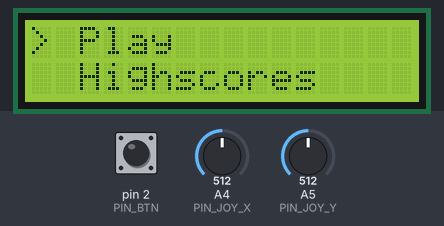
A sketch run on a simulated Arduino Uno, built with avr-gcc and run on an emulated ATmega328P. Shown: 16×2 character LCD. The inputs (shaded band) are chosen by the test bench; at power-on: pin 2 (PIN_BTN) HIGH, A4 (PIN_JOY_X) = 512, A5 (PIN_JOY_Y) = 512. Random numbers use the default seed unless the sketch sets one.

Above: at 1.2 s.
1.3 s: pin 2 (PIN_BTN) pulled LOW for 0.15 s
At 2.9 s:
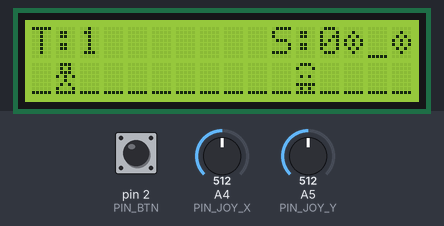
4.4 s: A4 (PIN_JOY_X) set to 585
7.4 s: A4 (PIN_JOY_X) set to 607
At 9.4 s:
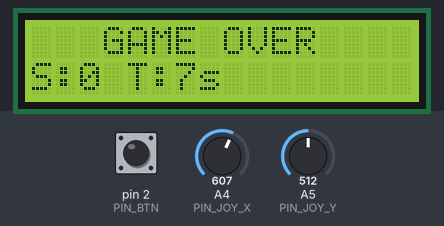
9.5 s: A5 (PIN_JOY_Y) set to 593
12.5 s: A5 (PIN_JOY_Y) set to 613
At 12.9 s:
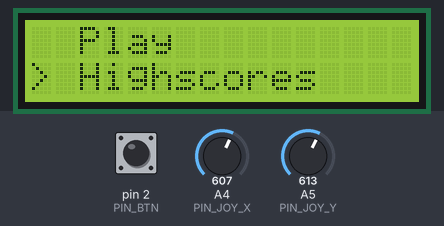
14.0 s: A5 (PIN_JOY_Y) set to 417
15.5 s: A5 (PIN_JOY_Y) set to 388
At 16.0 s:
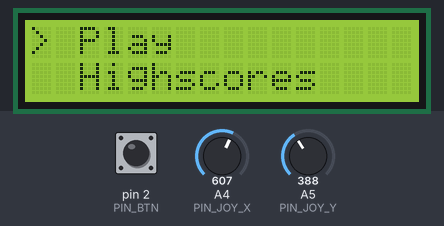
Timing chart, 0 to 18.0 s (numbered marks = the images above; inputs shaded):
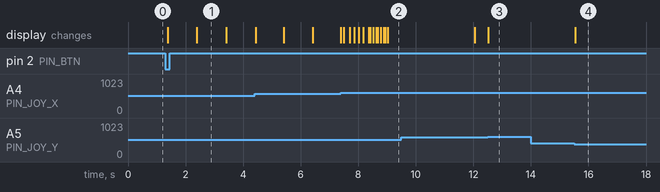

Measured:
- the behaviour switches between 600 and 601 on A4 (PIN_JOY_X) (found by bisection; images 1 and 2)
- the behaviour switches between 600 and 601 on A5 (PIN_JOY_Y) (found by bisection; images 2 and 3)
- the behaviour switches between 400 and 399 on A5 (PIN_JOY_Y) (found by bisection; images 3 and 4)
- after the input at 1.3 s, the display: first changes after 0.09 s (image 1 shows a later state)
- after the input at 12.5 s, the display: changes at once (image 3)
- after the input at 14.0 s, every drawn part: stays the same
- after the input at 15.5 s, the display: changes at once (image 4)
- what the display in image 1 shows lasts 1.0 s, from 2.4 s to 3.4 s

The sketch:

Homework_5.ino
```cpp
//  Arduino LCD Platformer (Side-Scroller)
//  A Mario-style platformer game for 16x2 LCD
//  Features include:
//  - Custom physics (gravity, jumping, collision)
//  - Procedural-style level generation
//  - High score system using EEPROM
//  - Separation of Game Logic from Rendering and Input

#include <LiquidCrystal.h>
#include <EEPROM.h>

// Hardware Pins
const int PIN_RS = 9;
const int PIN_EN = 8;
const int PIN_D4 = 7;
const int PIN_D5 = 6;
const int PIN_D6 = 5;
const int PIN_D7 = 4;
const int PIN_JOY_X = A4;
const int PIN_JOY_Y = A5;
const int PIN_BTN = 2;

// Display Settings
const int LCD_COLS = 16;
const int LCD_ROWS = 2;
const int CAMERA_SCROLL_TRIGGER = 7;

// Level Settings
const int LEVEL_LENGTH = 80;
const int LEVEL_END_X = 76;

// Physics Parameters
const float MOVE_SPEED = 0.3;
const int JUMP_DURATION_MS = 800;
const int PHYSICS_STEP_MS = 50;
const int MSG_DISPLAY_MS = 3000;

// Input Thresholds
const int JOYSTICK_LEFT_THRESHOLD = 400;
const int JOYSTICK_RIGHT_THRESHOLD = 600;
const int JOYSTICK_JUMP_THRESHOLD = 400;
const int BTN_DEBOUNCE_MS = 300;
const int JOY_DEBOUNCE_MS = 200;

// Scoring
const int SCORE_COIN = 50;
const int SCORE_KILL = 100;
const int TIME_BONUS_PAR_SEC = 80;
const int TIME_BONUS_MULTIPLIER = 10;

// Tile IDs
const byte TILE_EMPTY = 0;
const byte TILE_PLATFORM = 1;
const byte TILE_COIN = 2;
const byte TILE_ENEMY = 3;
const byte TILE_FINISH = 4; // New Tile Type

// Sprite IDs (Shifted to 1-6 to avoid Null Byte 0 issues)
const byte SPRITE_MARIO_RUN = 1;
const byte SPRITE_MARIO_JUMP = 2;
const byte SPRITE_PLATFORM = 3;
const byte SPRITE_ENEMY = 4;
const byte SPRITE_COIN = 5;
const byte SPRITE_FINISH = 6; // New Sprite ID

// Game States
enum GameState {
  STATE_MENU,
  STATE_PLAYING,
  STATE_HIGHSCORE,
  STATE_GAMEOVER,
  STATE_WIN
};

struct HighScoreEntry {
  int score;
  int completionTime;
};

// Handles all game logic, physics, and state management
class GameModel {
public:
  struct Player {
    float x;
    int y;
    bool isJumping;
    unsigned long jumpStartTime;
    int score;
    bool isDead;
    int prevY;

    void update() {
      if (isJumping && (millis() - jumpStartTime > JUMP_DURATION_MS)) {
        isJumping = false;
      }
    }
  };

  struct Level {
    byte mapUpper[LEVEL_LENGTH];
    byte mapLower[LEVEL_LENGTH];

    // Populates the level randomly each time
    void generate() {
      randomSeed(analogRead(A0));

      // Clear Map
      for (int i = 0; i < LEVEL_LENGTH; i++) {
        mapUpper[i] = TILE_EMPTY;
        mapLower[i] = TILE_EMPTY;
      }

      for (int i = 0; i < LEVEL_LENGTH; i++) {

        // --- START ZONE ---
        if (i < 10) {
          mapLower[i] = TILE_PLATFORM;
          continue;
        }

        // --- FINISH ZONE ---
        // Place the Finish Flag at the very end
        if (i == LEVEL_END_X) {
          mapLower[i] = TILE_FINISH;
          mapUpper[i] = TILE_FINISH; // The Flag is on top
          continue;
        }
        // Safety zone around finish
        if (i > LEVEL_END_X) {
           mapLower[i] = TILE_PLATFORM;
           continue;
        }

        // --- GROUND GENERATION ---
        if (random(0, 100) < 10 && mapLower[i-1] == TILE_PLATFORM) {
           mapLower[i] = TILE_EMPTY;
        } else {
           mapLower[i] = TILE_PLATFORM;
        }

        // --- ENTITY GENERATION ---
        if (mapLower[i] == TILE_PLATFORM) {
          // Enemies
          if (random(0, 100) < 10) {
            mapLower[i] = TILE_ENEMY;
          }

          // Upper Structures
          if (mapUpper[i] == TILE_EMPTY) {
            if (random(0, 100) < 20) {
              mapUpper[i] = TILE_PLATFORM;
              if (random(0, 100) < 50 && i < LEVEL_LENGTH - 1) {
                 mapUpper[i+1] = TILE_COIN;
              }
            }
            else if (random(0, 100) < 10) {
              mapUpper[i] = TILE_COIN;
            }
          }
        }
      }
    }

    byte getTile(int x, int y) {
      if (x < 0 || x >= LEVEL_LENGTH) return TILE_PLATFORM;
      return (y == 0) ? mapUpper[x] : mapLower[x];
    }

    void setTile(int x, int y, byte val) {
      if (x < 0 || x >= LEVEL_LENGTH) return;
      if (y == 0) mapUpper[x] = val; else mapLower[x] = val;
    }
  };

  Player player;
  Level level;
  GameState currentState;
  unsigned long gameStartTime;
  unsigned long stateStartTime;
  int elapsedTime;

  int menuCursor = 0;
  int hsRankViewer = 0;
  HighScoreEntry highScores[3];

  GameModel() {
    currentState = STATE_MENU;
    stateStartTime = 0;
    loadHighScores();
  }

  void initGame() {
    level.generate();
    player.x = 1.0;
    player.y = 1;
    player.isJumping = false;
    player.score = 0;
    player.isDead = false;
    player.prevY = 1;
    gameStartTime = millis();
    elapsedTime = 0;
    currentState = STATE_PLAYING;
  }

  void updatePhysics() {
    if (currentState != STATE_PLAYING) return;

    elapsedTime = (millis() - gameStartTime) / 1000;
    player.prevY = player.y;

    player.update();

    int px = (int)(player.x + 0.5);

    // Gravity
    if (player.isJumping) {
      player.y = 0;
    } else {
      if (player.y == 0 && level.getTile(px, 0) == TILE_PLATFORM) {
        player.y = 0;
      } else {
        player.y = 1;
      }
    }

    // Pit Check
    if (player.y == 1 && level.getTile(px, 1) == TILE_EMPTY) {
       gameOver();
       return;
    }

    // Collision
    int tile = level.getTile(px, player.y);

    if (tile == TILE_FINISH) { // WIN CONDITION
       gameWin();
       return;
    }
    else if (tile == TILE_ENEMY) {
      if (player.prevY == 0 && player.y == 1) {
        player.score += SCORE_KILL;
        level.setTile(px, 1, TILE_PLATFORM);
        playerJump();
      } else {
        gameOver();
      }
    } else if (tile == TILE_COIN) {
      player.score += SCORE_COIN;
      level.setTile(px, player.y, TILE_EMPTY);
    }
  }

  void playerJump() {
    if (!player.isJumping) {
      player.isJumping = true;
      player.y = 0;
      player.jumpStartTime = millis();
    }
  }

  void gameOver() {
    player.isDead = true;
    updateHighScores(player.score, elapsedTime);
    currentState = STATE_GAMEOVER;
    stateStartTime = millis();
  }

  void gameWin() {
    player.isDead = true;
    int timeBonus = 0;
    if (elapsedTime < TIME_BONUS_PAR_SEC) {
      timeBonus = (TIME_BONUS_PAR_SEC - elapsedTime) * TIME_BONUS_MULTIPLIER;
    }
    player.score += timeBonus;
    updateHighScores(player.score, elapsedTime);
    currentState = STATE_WIN;
    stateStartTime = millis();
  }

  void loadHighScores() {
    for (int i = 0; i < 3; i++) {
      EEPROM.get(i * sizeof(HighScoreEntry), highScores[i]);
      if (highScores[i].score < 0) highScores[i] = {0, 0};
    }
  }

  void updateHighScores(int score, int time) {
    for (int i = 0; i < 3; i++) {
      if (score > highScores[i].score) {
        for (int j = 2; j > i; j--) highScores[j] = highScores[j-1];
        highScores[i] = {score, time};
        for (int k = 0; k < 3; k++) EEPROM.put(k * sizeof(HighScoreEntry), highScores[k]);
        break;
      }
    }
  }
};

// Interface for rendering to decouple logic from display hardware
class IRenderer {
public:
  virtual void init() = 0;
  virtual void render(GameModel& model) = 0;
};

// Implementation for 16x2 LCD
class LCDRenderer : public IRenderer {
private:
  LiquidCrystal lcd;
  int cameraX;
  GameState lastState;

  // Custom Sprites
  byte marioRun[8] = {B01110, B01010, B01110, B10101, B00100, B01010, B10001, B11111};
  byte marioJump[8] = {B00100, B01010, B01110, B10101, B00100, B01010, B01110, B00000};
  byte platform[8] = {B00000, B00000, B00000, B00000, B00000, B00000, B00000, B11111};
  byte goomba[8] = {B01110, B10001, B00000, B01010, B00000, B11111, B01010, B11111};
  byte coin[8] = {B00000, B00100, B01010, B10101, B10101, B01010, B00100, B00000};
  byte finishFlag[8] = {B10101, B01010, B10101, B01010, B10101, B01010, B10101, B01010};

public:
  LCDRenderer() : lcd(PIN_RS, PIN_EN, PIN_D4, PIN_D5, PIN_D6, PIN_D7) {
    cameraX = 0;
    lastState = STATE_MENU;
  }

  void init() override {
    lcd.begin(LCD_COLS, LCD_ROWS);

    lcd.createChar(SPRITE_MARIO_RUN, marioRun);
    lcd.createChar(SPRITE_MARIO_JUMP, marioJump);
    lcd.createChar(SPRITE_PLATFORM, platform);
    lcd.createChar(SPRITE_ENEMY, goomba);
    lcd.createChar(SPRITE_COIN, coin);
    lcd.createChar(SPRITE_FINISH, finishFlag);

    lcd.clear();
  }

  void render(GameModel& model) override {
    if (model.currentState != lastState) {
      lcd.clear();
      if (model.currentState == STATE_PLAYING) cameraX = 0;
      lastState = model.currentState;
    }

    if (model.currentState == STATE_MENU) {
      lcd.setCursor(0, 0); lcd.print(model.menuCursor == 0 ? "> Play       " : "  Play       ");
      lcd.setCursor(0, 1); lcd.print(model.menuCursor == 1 ? "> Highscores " : "  Highscores ");
      return;
    }

    if (model.currentState == STATE_HIGHSCORE) {
      lcd.setCursor(0, 0); lcd.print("Rank #"); lcd.print(model.hsRankViewer + 1);
      lcd.setCursor(0, 1); lcd.print("S:"); lcd.print(model.highScores[model.hsRankViewer].score);
      lcd.print(" T:"); lcd.print(model.highScores[model.hsRankViewer].completionTime);
      return;
    }

    if (model.currentState == STATE_GAMEOVER) {
      lcd.setCursor(3, 0); lcd.print("GAME OVER   ");
      lcd.setCursor(0, 1); lcd.print("S:"); lcd.print(model.player.score);
      lcd.print(" T:"); lcd.print(model.elapsedTime); lcd.print("s");
      return;
    }

    if (model.currentState == STATE_WIN) {
      lcd.setCursor(4, 0); lcd.print("YOU WIN!    ");
      lcd.setCursor(0, 1); lcd.print("S:"); lcd.print(model.player.score);
      lcd.print(" T:"); lcd.print(model.elapsedTime); lcd.print("s");
      return;
    }

    // Render Gameplay
    if (model.player.x - cameraX > CAMERA_SCROLL_TRIGGER) cameraX++;
    if (cameraX > LEVEL_LENGTH - LCD_COLS) cameraX = LEVEL_LENGTH - LCD_COLS;

    for (int i = 0; i < LCD_COLS; i++) {
      int worldX = cameraX + i;
      drawTile(i, 0, model.level.getTile(worldX, 0));
      drawTile(i, 1, model.level.getTile(worldX, 1));
    }

    int screenX = (int)(model.player.x + 0.5) - cameraX;
    if (screenX >= 0 && screenX < LCD_COLS) {
      lcd.setCursor(screenX, model.player.y);
      bool onGround = (model.level.getTile((int)(model.player.x + 0.5), model.player.y) == TILE_PLATFORM);
      byte sprite = (model.player.isJumping || !onGround) ? SPRITE_MARIO_JUMP : SPRITE_MARIO_RUN;
      lcd.write(sprite);
    }

    lcd.setCursor(0, 0); lcd.print("T:"); lcd.print(model.elapsedTime);
    lcd.setCursor(10, 0); lcd.print("S:"); lcd.print(model.player.score);
  }

private:
  void drawTile(int x, int y, byte t) {
    lcd.setCursor(x, y);
    switch (t) {
      case TILE_PLATFORM: lcd.write(SPRITE_PLATFORM); break;
      case TILE_COIN: lcd.write(SPRITE_COIN); break;
      case TILE_ENEMY: lcd.write(SPRITE_ENEMY); break;
      case TILE_FINISH: lcd.write(SPRITE_FINISH); break;
      default: lcd.write(' '); break;
    }
  }
};

// Coordinates input processing and game loop timing
class GameController {
private:
  GameModel& model;
  IRenderer* renderer;
  unsigned long lastUpdate;
  unsigned long lastInputTime;

public:
  GameController(GameModel& m, IRenderer* r) : model(m), renderer(r) {
    lastUpdate = 0;
    lastInputTime = 0;
  }

  void setup() {
    renderer->init();
  }

  void loop() {
    unsigned long now = millis();
    if (now - lastUpdate > PHYSICS_STEP_MS) {
      handleInput();
      model.updatePhysics();
      renderer->render(model);
      lastUpdate = now;
    }
  }

private:
  void handleInput() {
    int xVal = analogRead(PIN_JOY_X);
    int yVal = analogRead(PIN_JOY_Y);
    bool btn = (digitalRead(PIN_BTN) == LOW);

    if (model.currentState == STATE_MENU || model.currentState == STATE_HIGHSCORE) {
      if (millis() - lastInputTime < JOY_DEBOUNCE_MS) return;

      if (model.currentState == STATE_MENU) {
        if (yVal < JOYSTICK_LEFT_THRESHOLD) model.menuCursor = 0;
        if (yVal > JOYSTICK_RIGHT_THRESHOLD) model.menuCursor = 1;

        if (btn && millis() - lastInputTime > BTN_DEBOUNCE_MS) {
          if (model.menuCursor == 0) model.initGame();
          else model.currentState = STATE_HIGHSCORE;
          lastInputTime = millis();
        }
      } else {
        if (yVal < JOYSTICK_LEFT_THRESHOLD && model.hsRankViewer > 0) model.hsRankViewer--;
        if (yVal > JOYSTICK_RIGHT_THRESHOLD && model.hsRankViewer < 2) model.hsRankViewer++;

        if (btn && millis() - lastInputTime > BTN_DEBOUNCE_MS) {
           model.currentState = STATE_MENU;
           lastInputTime = millis();
        }
      }
      if (yVal < JOYSTICK_LEFT_THRESHOLD || yVal > JOYSTICK_RIGHT_THRESHOLD) lastInputTime = millis();
      return;
    }

    if (model.currentState == STATE_GAMEOVER || model.currentState == STATE_WIN) {
       if (millis() - model.stateStartTime > MSG_DISPLAY_MS) {
          model.currentState = STATE_MENU;
          lastInputTime = millis();
       }
       return;
    }

    if (model.currentState == STATE_PLAYING) {
      if (xVal < JOYSTICK_LEFT_THRESHOLD && model.player.x > 0) model.player.x -= MOVE_SPEED;
      if (xVal > JOYSTICK_RIGHT_THRESHOLD && model.player.x < LEVEL_LENGTH - 2) model.player.x += MOVE_SPEED;

      if (yVal < JOYSTICK_JUMP_THRESHOLD) {
        int px = (int)(model.player.x + 0.5);
        if (model.player.y == 0 || model.level.getTile(px, 0) != TILE_PLATFORM) {
          model.playerJump();
        }
      }
    }
  }
};

GameModel model;
LCDRenderer lcdRenderer;
GameController controller(model, &lcdRenderer);

void setup() {
  pinMode(PIN_JOY_X, INPUT);
  pinMode(PIN_JOY_Y, INPUT);
  pinMode(PIN_BTN, INPUT_PULLUP);
  controller.setup();
}

void loop() {
  controller.loop();
}
```
